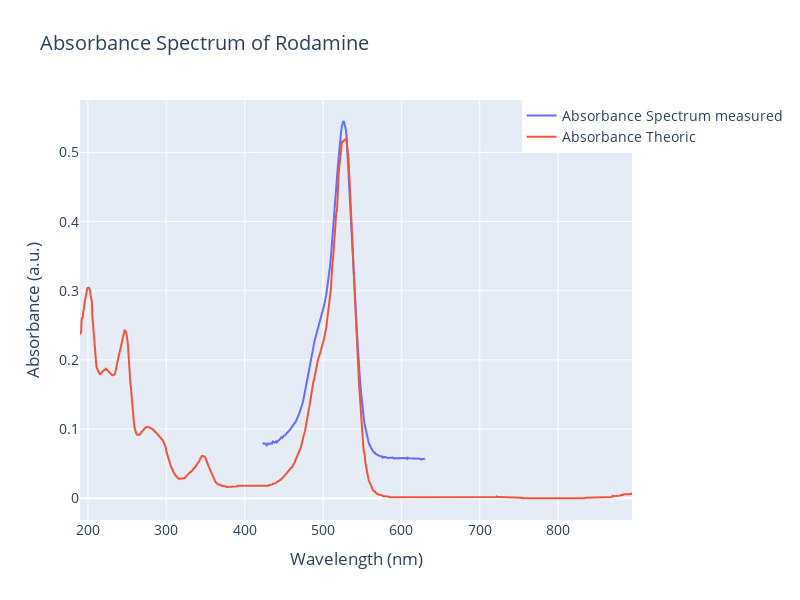

Write notebook code for a chart like this one.
### Code cell
fig = go.Figure()

# Add the measured absorbance spectrum
fig.add_trace(go.Scatter(
    x=ass_rodamina['λ'],
    y=ass_rodamina['A'],
    mode='lines',
    name='Absorbance Spectrum measured'
))

# Add the theoretical absorbance spectrum
fig.add_trace(go.Scatter(
    x=R6G_absorbance['Normalized Wavelength'],
    y=R6G_absorbance['Intensity'],
    mode='lines',
    name='Absorbance Theoric'
))

# Update layout for the plot
fig.update_layout(
    title='Absorbance Spectrum of Rodamine',
    xaxis_title='Wavelength (nm)',
    yaxis_title='Absorbance (a.u.)',
    legend=dict(x=0.8, y=1),
    font=dict(size=14),
    height=600,
    width=800
)

fig.show()


λ_ass = ass_rodamina['λ'].to_numpy()
A_rod = ass_rodamina['A'].to_numpy()

l0 = ass_rodamina['A'].idxmax()

popt, pcov = curve_fit(max_fit_parabolic, λ_ass[l0-5:l0+5], A_rod[l0-5:l0+5], p0=[530, 2, 0.5])
λcenter, a, A = popt
error_λcenter, error_a, error_A = np.sqrt(np.diag(pcov))

### Figure 1 — Plotly figure (JSON) as saved in the notebook; plotly's stock layout.template omitted (floating-point values rounded to 4 significant figures; data arrays with more than 128 entries replaced by an {"elided": "..."} marker saying what was removed)
{"data": [{"mode": "lines", "name": "Absorbance Spectrum measured", "type": "scatter", "x": {"elided": "208 float values"}, "y": {"elided": "208 float values"}}, {"mode": "lines", "name": "Absorbance Theoric", "type": "scatter", "x": {"elided": "968 float values"}, "y": {"elided": "968 float values"}}], "layout": {"font": {"size": 14}, "height": 600, "legend": {"x": 0.8, "y": 1}, "title": {"text": "Absorbance Spectrum of Rodamine"}, "width": 800, "xaxis": {"title": {"text": "Wavelength (nm)"}}, "yaxis": {"title": {"text": "Absorbance (a.u.)"}}}}
